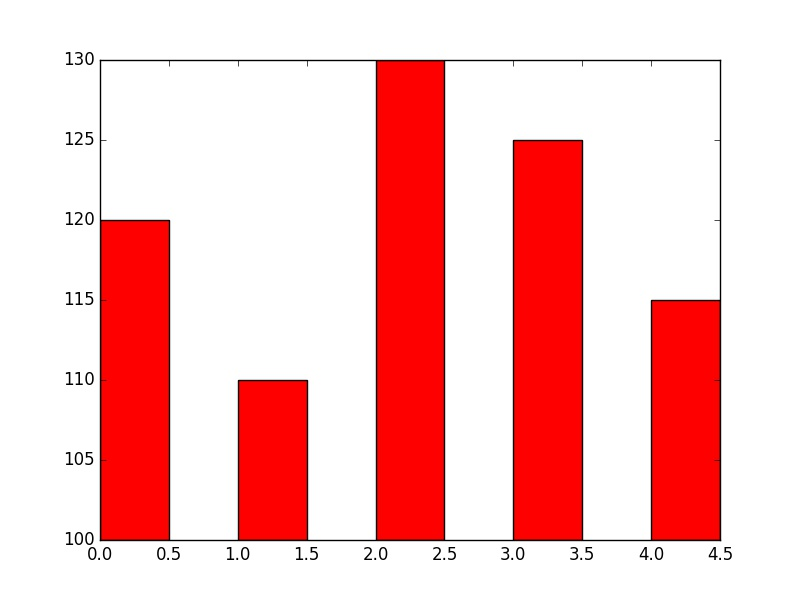

The Python source for this figure:
import matplotlib
matplotlib.use('Agg')
import matplotlib.pyplot as plt
import numpy as np

#bar
N=5

y=[20,10,30,25,15]

index = np.arange(N)

p1 = plt.bar(left=index, height=y,width=0.5,bottom=100,color='r')
plt.savefig('bar.jpg')

